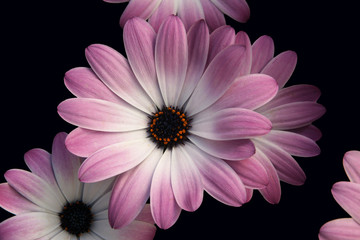
#> input picture im3 (1).jpg, 360 x 240 px
$ jupyter execute --allow-errors '30-05-2024(median_blur).ipynb'
#> lines starting #> are read from the running program, lines starting #| are printed output that depends on the picture
[cell 1]
#Program to display an image by using median blur with built in functions
#Import the necessary libraries
import cv2
import matplotlib.pyplot as plt
import numpy as np

# Load the image
image = cv2.imread('cat.jpg')

#Plot the original image
plt.subplot(1, 2, 1)
plt.title("Original")
#> (the rest of this cell did not finish here and is left out)

[cell 2]
# Import the necessary libraries
import cv2
import matplotlib.pyplot as plt
import numpy as np

try:
    # Prompt the user to enter the image path
    image_path = input("Enter the image path: ")
#> the answer given: im3 (1).jpg
    image = cv2.imread(image_path)
#> image is the input picture: shape (240, 360, 3); mean B, G, R 87, 70.3, 97.3

    # Check if the image was successfully loaded
    if image is None:
        raise FileNotFoundError("Image not found or could not be loaded!")

    # Convert the image from BGR to RGB for correct display with matplotlib
    image_rgb = cv2.cvtColor(image, cv2.COLOR_BGR2RGB)

    # Plot the original image
    plt.subplot(1, 2, 1)
    plt.title("Original Image")
    plt.imshow(image_rgb)
    plt.axis('off')  # Hide axes for a cleaner display

    # Remove noise using a median filter
    kernel_size = 11  # Kernel size for the median filter
    filtered_image = cv2.medianBlur(image, kernel_size)
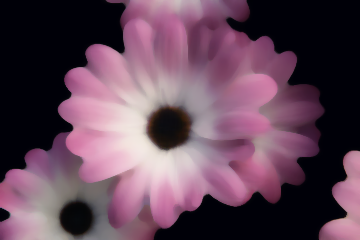
#> filtered_image: shape (240, 360, 3); mean B, G, R 87.5, 70.3, 97.8

    # Convert the filtered image from BGR to RGB
    filtered_image_rgb = cv2.cvtColor(filtered_image, cv2.COLOR_BGR2RGB)

    # Plot the blurred image
    plt.subplot(1, 2, 2)
    plt.title("Median Blurred Image")
    plt.imshow(filtered_image_rgb)
    plt.axis('off')  # Hide axes for a cleaner display

    # Show the plots
    plt.show()
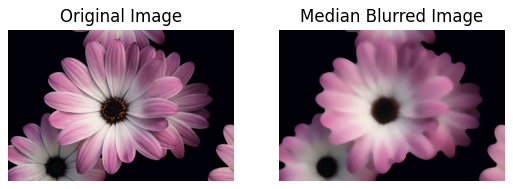
#> figure drawn by matplotlib, 2 panels

except Exception as e:
    print(e)
